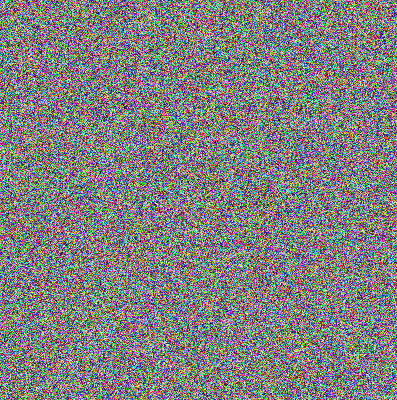

Generate this figure with Python:
########################################################
# Name: Devon Knudsen
# Assignment: XOR ROX
# Date: 5 May 2020
# Writen in Python 3
########################################################

from PIL import Image
from random import randint

# the images
INPUT_IMAGE = "input.png"
AND_IMAGE = "and.png"
OR_IMAGE = "or.png"
XOR_IMAGE = "xor.png"

# bitwise operation flags
AND_OP = True
OR_OP = True
XOR_OP = True

# generate and return a list of random rgb tuples as a keys for every pixel within the input image
def generateKeys():
    img = Image.open(INPUT_IMAGE)
    rows, cols = img.size
    imgSize = rows * cols
    
    keys = []
    for i in range(imgSize):
        
        # generate random rgb tuple
        currKey = (randint(0,255),randint(0,255), randint(0,255))
        
        # print the rgb values of the current key
        print("{},{},{}".format(currKey[0], currKey[1], currKey[2]))
        
        keys.append(currKey)
    
    return keys
    
# mutate the input image using and, or and/or xor bitwise operations using the provided key list
def mutateImg(keys):
    
    # loading images and their pixels for each type of bitwise operation based on which flags are set to true
    if(AND_OP):
        aImg = Image.open(INPUT_IMAGE)
        aPixels = aImg.load()
    if(OR_OP):
        oImg = Image.open(INPUT_IMAGE)
        oPixels = oImg.load()
    if(XOR_OP):
        xImg = Image.open(INPUT_IMAGE)
        xPixels = xImg.load()
    
    img = Image.open(INPUT_IMAGE)
    pixels = img.load()
    rows, cols = img.size
    
    currKeyPos = 0
    for i in range(rows):
        row = i
        for j in range(cols):
            col = j
            
            r, g, b = pixels[row, col]
            key = keys[currKeyPos]
            
            if(AND_OP):
                # add operation on current pixel with random key
                aPixels[row, col] = (key[0] & r, key[1] & g, key[2] & b)
            
            if(OR_OP):
                # or operation on current pixel with random key
                oPixels[row, col] = (key[0] | r, key[1] | g, key[2] | b)
            
            if(XOR_OP):
                # xor operation on current pixel with random key
                xPixels[row, col] = (key[0] ^ r, key[1] ^ g, key[2] ^ b)
                
            currKeyPos += 1
    
    # write the new image
    if(AND_OP):
        aImg.save(AND_IMAGE)
    if(OR_OP):
        oImg.save(OR_IMAGE)
    if(XOR_OP):
        xImg.save(XOR_IMAGE)
    
# MAIN
keys = generateKeys()
mutateImg(keys)
